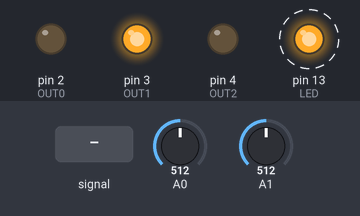
Simulated run of this sketch. Board: Arduino Uno, built with avr-gcc and run on an emulated ATmega328P. Shown: output pins drawn as LEDs (lit = HIGH). Dashed ring = blinking. The inputs (shaded band) are chosen by the test bench; at power-on: A1 = 512, A0 = 512.

Above: at 1.2 s.
1.3 s: A0 fed a 200 Hz sine of ±81 counts around its level
At 1.68 s:
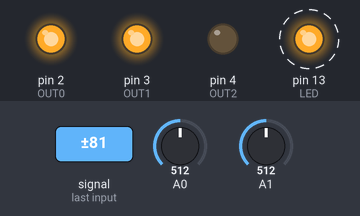
4.3 s: A1 fed a 200 Hz sine of ±460 counts around its level
At 4.83 s:
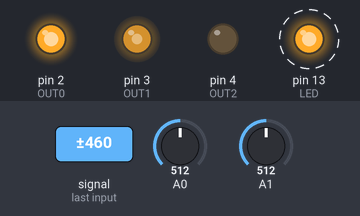
7.3 s: A1 set to 716
At 7.54 s:
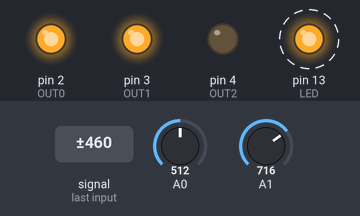
10.3 s: A0 set to 246
13.3 s: A0 set to 219
At 13.83 s:
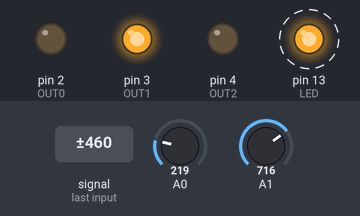
16.3 s: A1 set to 223
19.3 s: A1 set to 198
At 19.69 s:
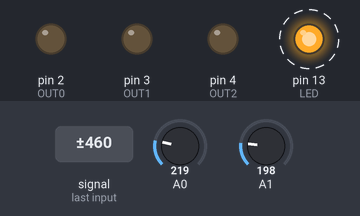
Timing chart, 0 to 23.3 s (numbered marks = the images above; inputs shaded):
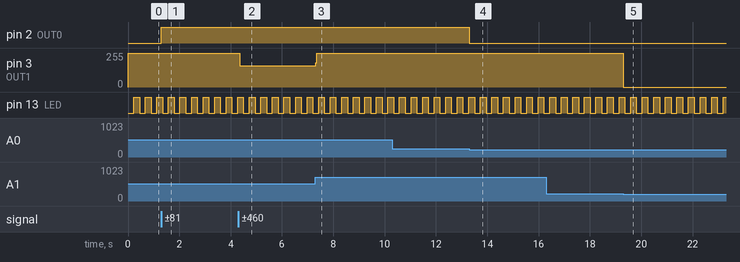

Measured:
- the behaviour switches between 230 and 229 on A0 (found by bisection; images 3 and 4)
- the behaviour switches between 206 and 205 on A1 (found by bisection; images 4 and 5)
- after the input at 1.3 s, pin 2 (OUT0): LOW → HIGH at once
- after the input at 4.3 s, pin 3 (OUT1): 255/255 → 158/255 after 0.05 s
- after the input at 7.3 s, pin 3 (OUT1): 158/255 → 255/255 at once
- after the input at 13.3 s, pin 2 (OUT0): HIGH → LOW at once
- after the input at 19.3 s, pin 3 (OUT1): 255/255 → 0/255 at once
- by itself, pin 13 (LED): alternates HIGH for 0.23 s and LOW for 0.23 s

The sketch:

reflect_out.ino
```cpp
/*
 *  Program to read analog inputs, apply some hysteresis, and set an output
 *  GPIO to 0 or 1 depending on the level.
 *  TODO: Maybe should try self-calibration.
 */
#define INP0 0
#define INP1 1
#define INP2 2

#define OUT0 2
#define OUT1 3
#define OUT2 4

#define LED 13

#define DELAY 1000

int last0 = -1;
int last1 = -1;
int last2 = -1;
int counter = 0;

void setup()
{
  Serial.begin(9600);
  pinMode(OUT0, OUTPUT);
  pinMode(OUT1, OUTPUT);
  pinMode(OUT2, OUTPUT);
  pinMode(LED, OUTPUT);
}

void loop()
{
  reflect(INP0, OUT0, &last0, 230, 580);
  reflect(INP1, OUT1, &last1, 206, 500);
  //reflect(INP2, OUT2, &last2, 100, 300);
  counter++;
  if (counter == DELAY) {
    digitalWrite(LED, HIGH);
  } else if (counter == DELAY*2) {
    counter = 0;
    digitalWrite(LED, LOW);
  }
}

void reflect(int in, int out, int *last, int t1, int t2) {
  int v = analogRead(in);
  int b;
  if (v >= t2) {
    b = 1;
  } else if (v < t1) {
    b = 0;
  } else {
   return;
  }
  if (b != *last) {
    *last = b;
    if (b == 0) {
      digitalWrite(out, LOW);
    } else {
      digitalWrite(out, HIGH);
    }
  }
}
```
